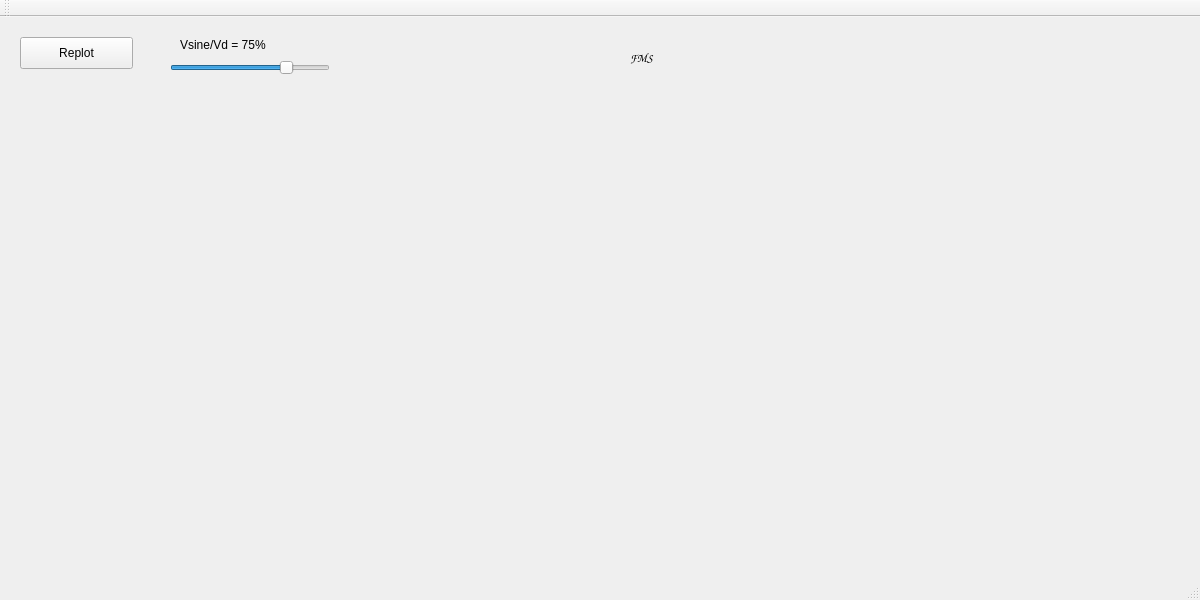
<?xml version="1.0" encoding="UTF-8"?>
<ui version="4.0">
 <class>MainWindow</class>
 <widget class="QMainWindow" name="MainWindow">
  <property name="geometry">
   <rect>
    <x>0</x>
    <y>0</y>
    <width>1200</width>
    <height>600</height>
   </rect>
  </property>
  <property name="windowTitle">
   <string>MainWindow</string>
  </property>
  <widget class="QWidget" name="centralWidget">
   <widget class="QCustomPlot" name="customPlot" native="true">
    <property name="geometry">
     <rect>
      <x>10</x>
      <y>70</y>
      <width>681</width>
      <height>451</height>
     </rect>
    </property>
   </widget>
   <widget class="QPushButton" name="plotButton">
    <property name="geometry">
     <rect>
      <x>20</x>
      <y>20</y>
      <width>113</width>
      <height>32</height>
     </rect>
    </property>
    <property name="text">
     <string>Replot</string>
    </property>
   </widget>
   <widget class="QLabel" name="controlRatioLabel">
    <property name="geometry">
     <rect>
      <x>180</x>
      <y>20</y>
      <width>141</width>
      <height>16</height>
     </rect>
    </property>
    <property name="text">
     <string>Vsine/Vd = 75%</string>
    </property>
   </widget>
   <widget class="QSlider" name="controlRatioSlider">
    <property name="geometry">
     <rect>
      <x>170</x>
      <y>40</y>
      <width>160</width>
      <height>22</height>
     </rect>
    </property>
    <property name="maximum">
     <number>100</number>
    </property>
    <property name="value">
     <number>75</number>
    </property>
    <property name="orientation">
     <enum>Qt::Horizontal</enum>
    </property>
   </widget>
   <widget class="QLabel" name="FMSLabel">
    <property name="geometry">
     <rect>
      <x>630</x>
      <y>20</y>
      <width>61</width>
      <height>41</height>
     </rect>
    </property>
    <property name="font">
     <font>
      <family>Zapfino</family>
      <weight>50</weight>
      <italic>true</italic>
      <bold>false</bold>
     </font>
    </property>
    <property name="text">
     <string>FMS</string>
    </property>
   </widget>
   <widget class="QCustomPlot" name="customPlot2" native="true">
    <property name="geometry">
     <rect>
      <x>700</x>
      <y>70</y>
      <width>481</width>
      <height>451</height>
     </rect>
    </property>
   </widget>
  </widget>
  <widget class="QMenuBar" name="menuBar">
   <property name="geometry">
    <rect>
     <x>0</x>
     <y>0</y>
     <width>1200</width>
     <height>22</height>
    </rect>
   </property>
  </widget>
  <widget class="QToolBar" name="mainToolBar">
   <attribute name="toolBarArea">
    <enum>TopToolBarArea</enum>
   </attribute>
   <attribute name="toolBarBreak">
    <bool>false</bool>
   </attribute>
  </widget>
  <widget class="QStatusBar" name="statusBar"/>
 </widget>
 <layoutdefault spacing="6" margin="11"/>
 <customwidgets>
  <customwidget>
   <class>QCustomPlot</class>
   <extends>QWidget</extends>
   <header>qcustomplot.h</header>
   <container>1</container>
  </customwidget>
 </customwidgets>
 <resources/>
 <connections/>
</ui>
